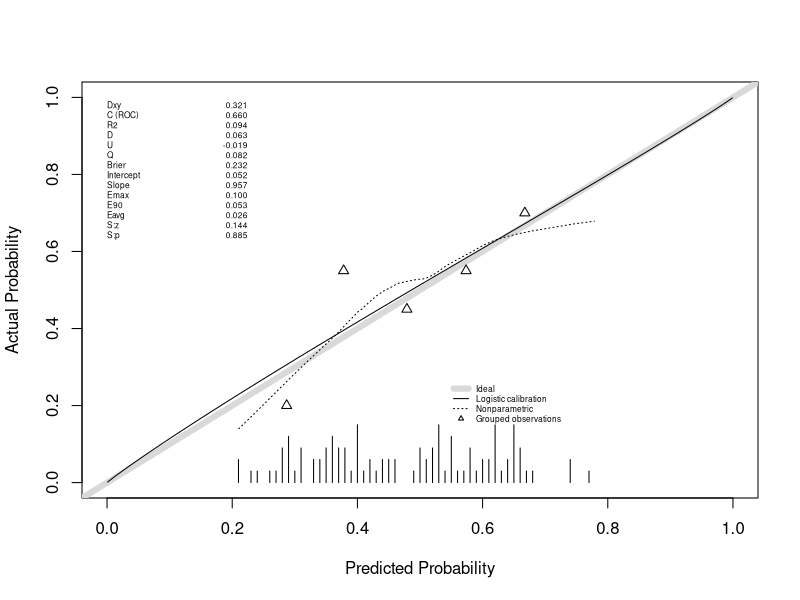
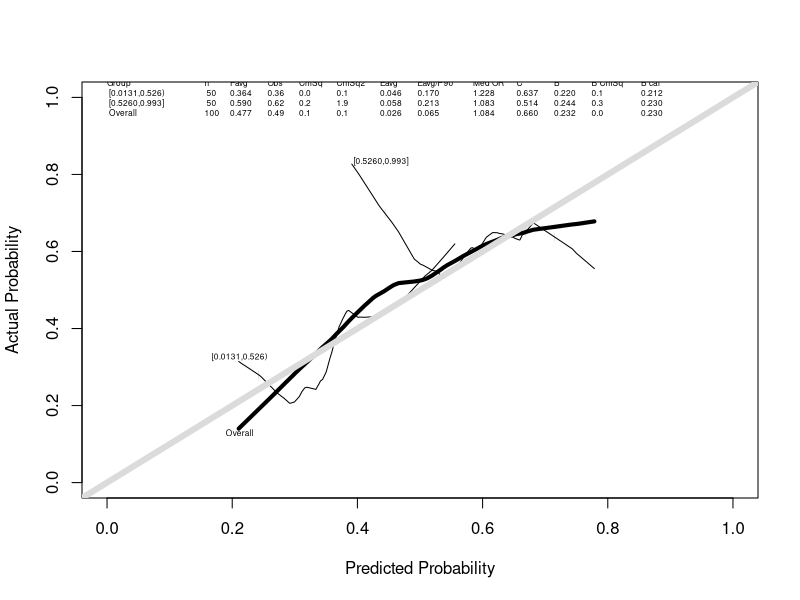
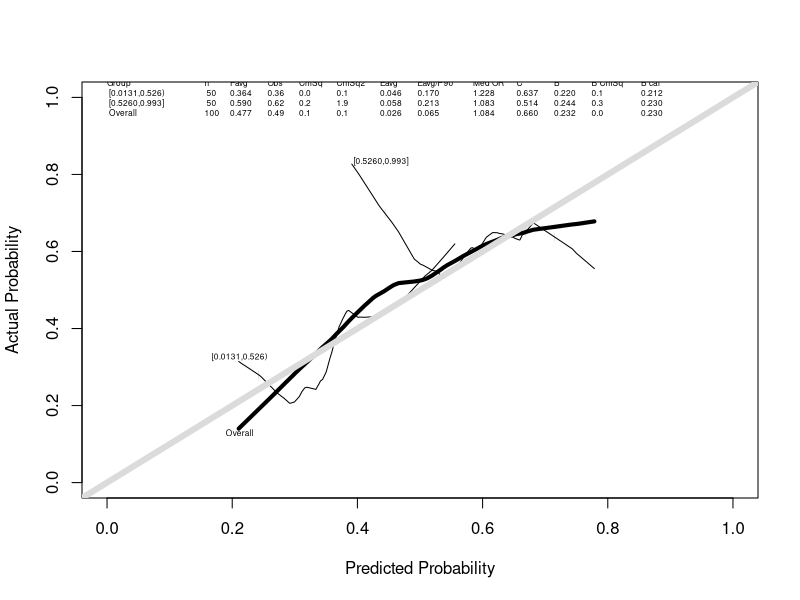
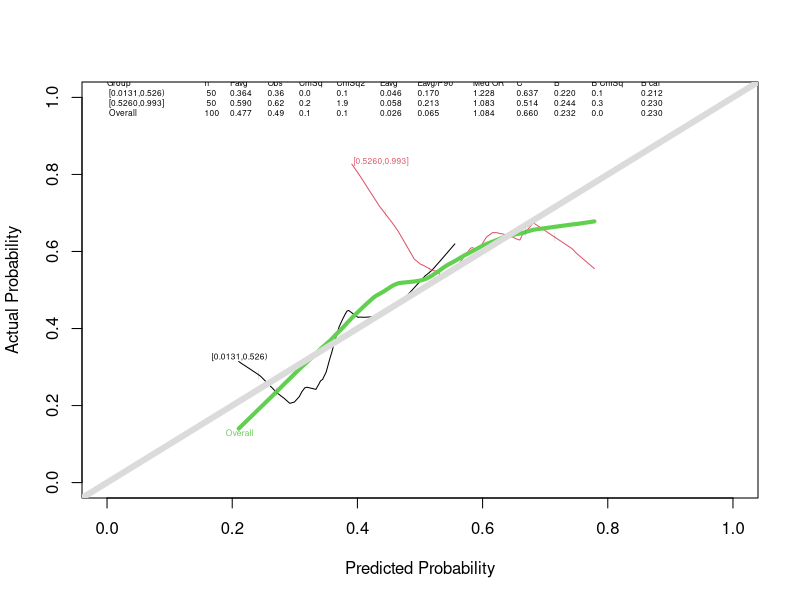

The R source for these figures, in order:
library(rms)


### Name: val.prob
### Title: Validate Predicted Probabilities
### Aliases: val.prob print.val.prob plot.val.prob
### Keywords: models regression htest smooth

### ** Examples

# Fit logistic model on 100 observations simulated from the actual 
# model given by Prob(Y=1 given X1, X2, X3) = 1/(1+exp[-(-1 + 2X1)]),
# where X1 is a random uniform [0,1] variable.  Hence X2 and X3 are 
# irrelevant.  After fitting a linear additive model in X1, X2,
# and X3, the coefficients are used to predict Prob(Y=1) on a
# separate sample of 100 observations.  Note that data splitting is
# an inefficient validation method unless n > 20,000.


set.seed(1)
n <- 200
x1 <- runif(n)
x2 <- runif(n)
x3 <- runif(n)
logit <- 2*(x1-.5)
P <- 1/(1+exp(-logit))
y <- ifelse(runif(n)<=P, 1, 0)
d <- data.frame(x1,x2,x3,y)
f <- lrm(y ~ x1 + x2 + x3, subset=1:100)
pred.logit <- predict(f, d[101:200,])
phat <- 1/(1+exp(-pred.logit))
val.prob(phat, y[101:200], m=20, cex=.5)  # subgroups of 20 obs.


# Validate predictions more stringently by stratifying on whether
# x1 is above or below the median


v <- val.prob(phat, y[101:200], group=x1[101:200], g.group=2)
v
plot(v)
plot(v, flag=function(stats) ifelse(
  stats[,'ChiSq2'] > qchisq(.95,2) |
  stats[,'B ChiSq'] > qchisq(.95,1), '*', ' ') )
# Stars rows of statistics in plot corresponding to significant
# mis-calibration at the 0.05 level instead of the default, 0.01


plot(val.prob(phat, y[101:200], group=x1[101:200], g.group=2), 
              col=1:3) # 3 colors (1 for overall)


# Weighted calibration curves
# plot(val.prob(pred, y, group=age, weights=freqs))
